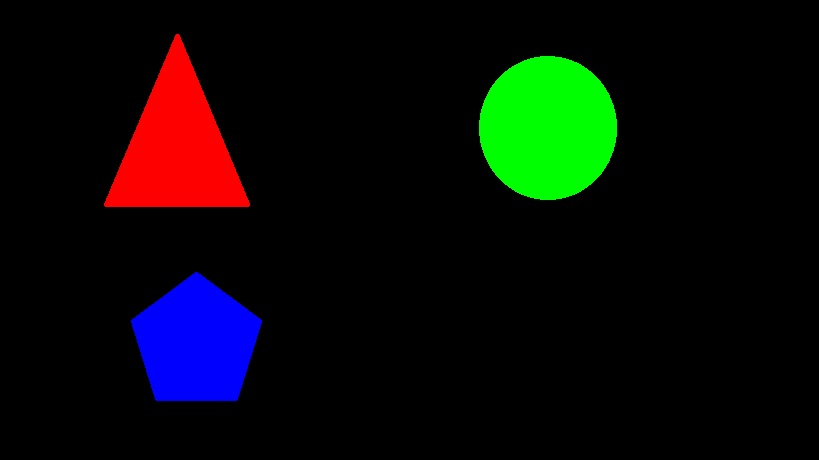
#> input picture img/formas-colores.jpg, 819 x 460 px
$ python 0-ImageColorSeparation.py
#> lines starting #> are read from the running program, lines starting #| are printed output that depends on the picture
import os
import cv2 as cv
import numpy as np

dirname = os.path.dirname(__file__)
filename = os.path.join(dirname , '../img/formas-colores.jpg')
img = cv.imread(filename,1)
#> img is the input picture: shape (460, 819, 3); mean B, G, R 8.2, 10.6, 9
cv.imshow('nombre', img)

b,g,r = cv.split(img)
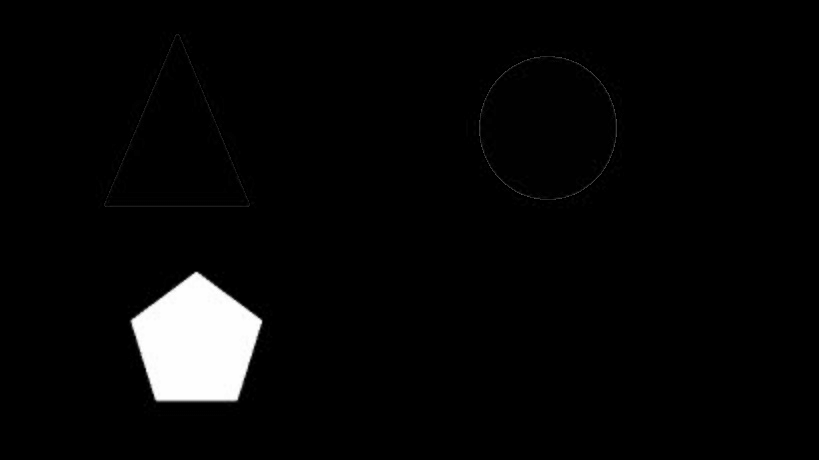
#> b: shape (460, 819); min 0, max 255, mean 8.2
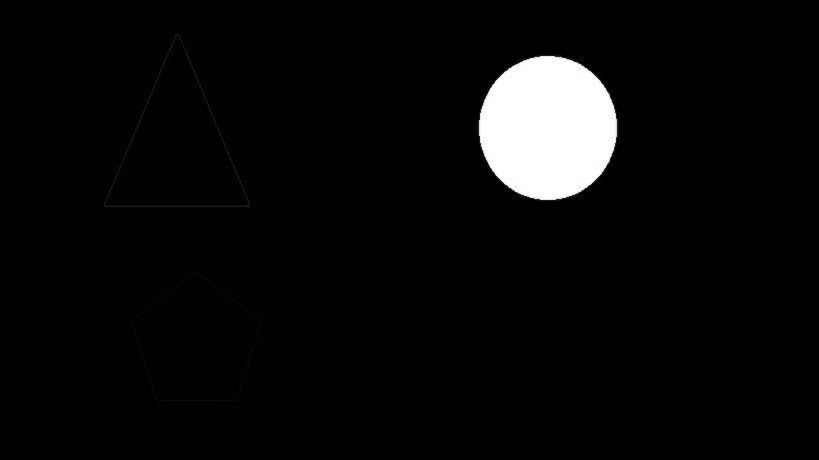
#> g: shape (460, 819); min 0, max 255, mean 10.6
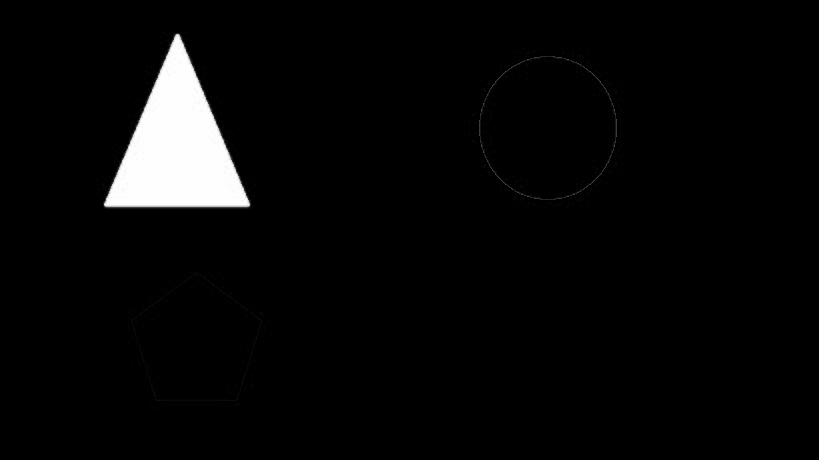
#> r: shape (460, 819); min 0, max 255, mean 9
cv.imshow('Blue', b)
cv.imshow('Green', g)
cv.imshow('Red', r)


cv.waitKey(0)
